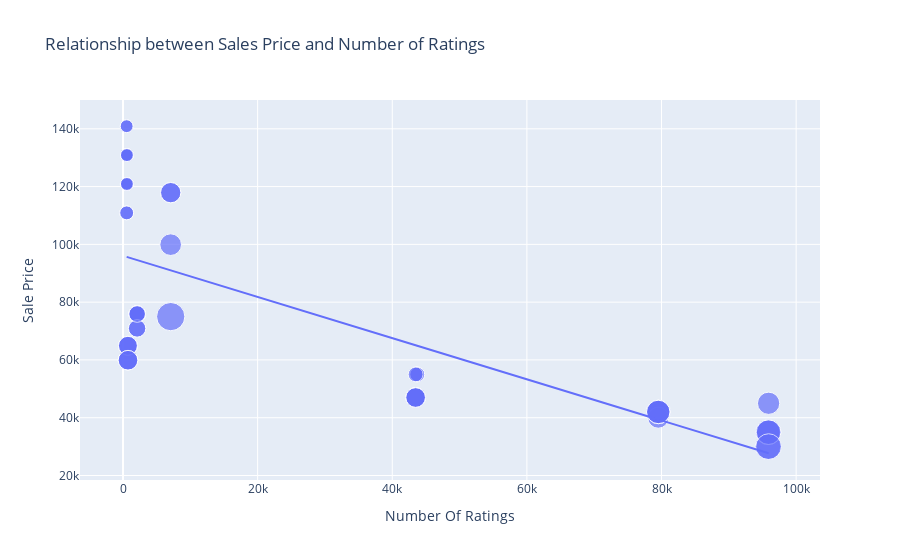

Notebook cell for this chart:
### Markdown cell above
#### Visualization of Sales Price

### Code cell
iphones = highest_rated["Product Name"].value_counts()
figure = px.scatter(data_frame = data, x="Number Of Ratings", y="Sale Price",
                    size = "Discount Percentage",
                    trendline = "ols",
                    title="Relationship between Sales Price and Number of Ratings")
figure.update_layout(
    height = 600)
figure.show()

### Figure 1 — Plotly figure (JSON) as saved in the notebook; plotly's stock layout.template omitted (floating-point values rounded to 4 significant figures)
{"data": [{"hovertemplate": "Number Of Ratings=%{x}<br>Sale Price=%{y}<br>Discount Percentage=%{marker.size}<extra></extra>", "legendgroup": "", "marker": {"color": "#636efa", "size": [0, 0, 0, 0, 0, 0, 0, 0, 0, 20, 16, 20, 20, 20, 0, 0, 0, 0, 29, 15, 0, 15, 17, 18, 6, 6, 13, 6, 14, 10, 7, 6, 6, 13, 13, 10, 10, 6, 14, 6, 10, 6, 11, 11, 10, 14, 7, 6, 6, 6, 8, 8, 24, 22, 22, 22, 8, 24, 14, 14, 14, 14], "sizemode": "area", "sizeref": 0.0725, "symbol": "circle"}, "mode": "markers", "name": "", "orientation": "v", "showlegend": false, "type": "scatter", "x": [3431, 3431, 3431, 11202, 11202, 3431, 3431, 11202, 1454, 79512, 79512, 79582, 79512, 79512, 1078, 1078, 1078, 1078, 7088, 7088, 1078, 7088, 7081, 95909, 542, 580, 740, 545, 740, 2101, 545, 580, 580, 730, 730, 2101, 2101, 580, 740, 580, 2092, 545, 2101, 2092, 2101, 740, 545, 580, 580, 580, 43707, 43707, 95807, 95909, 95807, 95909, 43470, 95909, 43470, 43470, 43470, 43470], "xaxis": "x", "y": [49900, 84900, 84900, 77000, 77000, 49900, 49900, 77000, 89900, 41999, 39999, 41999, 41999, 41999, 131900, 117100, 131900, 117100, 74999, 117900, 117100, 117900, 99900, 44999, 140900, 130900, 64900, 120900, 59900, 75900, 110900, 130900, 120900, 64900, 64900, 75900, 75900, 120900, 59900, 120900, 75900, 140900, 70900, 70900, 75900, 59900, 110900, 120900, 130900, 130900, 54999, 54999, 29999, 34999, 34999, 34999, 54999, 29999, 46999, 46999, 46999, 46999], "yaxis": "y"}, {"hovertemplate": "<b>OLS trendline</b><br>Sale Price = -0.712783 * Number Of Ratings + 96054.8<br>R<sup>2</sup>=0.492139<br><br>Number Of Ratings=%{x}<br>Sale Price=%{y} <b>(trend)</b><extra></extra>", "legendgroup": "", "marker": {"color": "#636efa", "symbol": "circle"}, "mode": "lines", "name": "", "showlegend": false, "type": "scatter", "x": [542, 545, 545, 545, 545, 580, 580, 580, 580, 580, 580, 580, 580, 730, 730, 740, 740, 740, 740, 1078, 1078, 1078, 1078, 1078, 1454, 2092, 2092, 2101, 2101, 2101, 2101, 2101, 3431, 3431, 3431, 3431, 3431, 7081, 7088, 7088, 7088, 11202, 11202, 11202, 43470, 43470, 43470, 43470, 43470, 43707, 43707, 79512, 79512, 79512, 79512, 79582, 95807, 95807, 95909, 95909, 95909, 95909], "xaxis": "x", "y": [95670.0, 95670.0, 95670.0, 95670.0, 95670.0, 95640.0, 95640.0, 95640.0, 95640.0, 95640.0, 95640.0, 95640.0, 95640.0, 95530.0, 95530.0, 95530.0, 95530.0, 95530.0, 95530.0, 95290.0, 95290.0, 95290.0, 95290.0, 95290.0, 95020.0, 94560.0, 94560.0, 94560.0, 94560.0, 94560.0, 94560.0, 94560.0, 93610.0, 93610.0, 93610.0, 93610.0, 93610.0, 91010.0, 91000.0, 91000.0, 91000.0, 88070.0, 88070.0, 88070.0, 65070.0, 65070.0, 65070.0, 65070.0, 65070.0, 64900.0, 64900.0, 39380.0, 39380.0, 39380.0, 39380.0, 39330.0, 27770.0, 27770.0, 27690.0, 27690.0, 27690.0, 27690.0], "yaxis": "y"}], "layout": {"autosize": true, "legend": {"itemsizing": "constant", "tracegroupgap": 0}, "title": {"text": "Relationship between Sales Price and Number of Ratings"}, "xaxis": {"anchor": "y", "autorange": true, "domain": [0, 1], "range": [-7325.0, 104700.0], "title": {"text": "Number Of Ratings"}, "type": "linear"}, "yaxis": {"anchor": "x", "autorange": true, "domain": [0, 1], "range": [11530.0, 153700.0], "title": {"text": "Sale Price"}, "type": "linear"}}}
